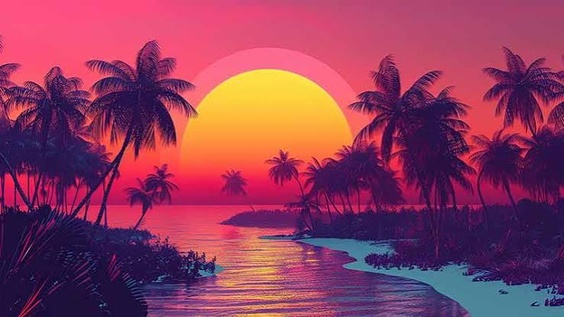
#> input picture images/input.jpg, 564 x 317 px, shrunk from 738 x 414 before the run
$ python ex6_otsu.py
#> lines starting #> are read from the running program, lines starting #| are printed output that depends on the picture; after the words box and inside, x2 and y2 are one past the last pixel; in counts of white or black regions, pixels touching at a corner belong together
### common.py
"""Helper functions shared by every experiment."""

from pathlib import Path

import cv2
import matplotlib.pyplot as plt

ROOT = Path(__file__).resolve().parent
IMAGES = ROOT / "images"
OUTPUTS = ROOT / "outputs"


def load_image(name="input.jpg", gray=False):
#> called with name = 'input.jpg', gray = True
    path = IMAGES / name
    flag = cv2.IMREAD_GRAYSCALE if gray else cv2.IMREAD_COLOR
    img = cv2.imread(str(path), flag)
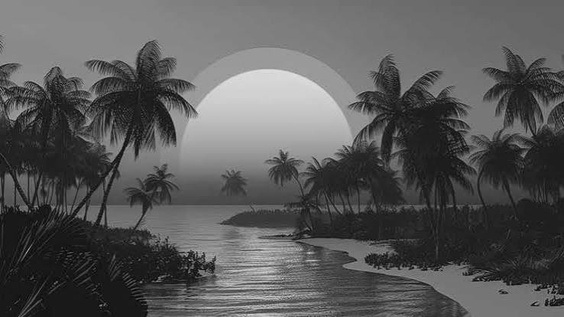
#> img: shape (317, 564); min 3, max 225, mean 89
    if img is None:
        raise FileNotFoundError(f"Put an image at {path} and run again.")
    return img


def save_figure(fig, name):
    OUTPUTS.mkdir(exist_ok=True)
    out = OUTPUTS / name
    fig.savefig(out, dpi=120, bbox_inches="tight")
    print("Saved:", out.relative_to(ROOT))
    plt.show()


# [19 lines left out: function show_grid, not called in this run]

### ex6_otsu.py
# Experiment 6: Otsu thresholding (own implementation)
# Name: Soham   Roll No: 23BIT276D

import cv2
import matplotlib.pyplot as plt
import numpy as np

from common import load_image, save_figure


def otsu_threshold(image):
    """Try every threshold and keep the one with the largest
    between-class variance, using cumulative sums (no inner loop)."""
    hist = np.bincount(image.ravel(), minlength=256).astype(np.float64)
#> hist = 256 values, max 4088 at index 139, min 0 at index 0, mean 698.4
    p = hist / hist.sum()
#> p = 256 values, max 0.0229 at index 139, min 0 at index 0, mean 0.00391
    levels = np.arange(256)

    w0 = np.cumsum(p)                 # weight of class 0 (<= t)
#> w0 = 256 values from 0 to 1
    w1 = 1 - w0                       # weight of class 1 (> t)
#> w1 = 256 values, max 1 at index 0, min 1.11e-16 at index 225, mean 0.348
    mu_cum = np.cumsum(p * levels)
#> mu_cum = 256 values from 0 to 88.98
    mu_total = mu_cum[-1]
#> mu_total = 88.98

    with np.errstate(divide="ignore", invalid="ignore"):
        mu0 = mu_cum / w0
        mu1 = (mu_total - mu_cum) / w1
#> mu1 = 256 values, max 225 at index 224, min 0 at index 225, mean 132.9
        between = w0 * w1 * (mu0 - mu1) ** 2
    between = np.nan_to_num(between)
#> between = 256 values, max 1808.9 at index 88, min 0 at index 0, mean 810.4

    return int(np.argmax(between)), hist, between


image = load_image(gray=True)

t, hist, between = otsu_threshold(image)
#> t = 88
binary = np.where(image > t, 255, 0).astype(np.uint8)
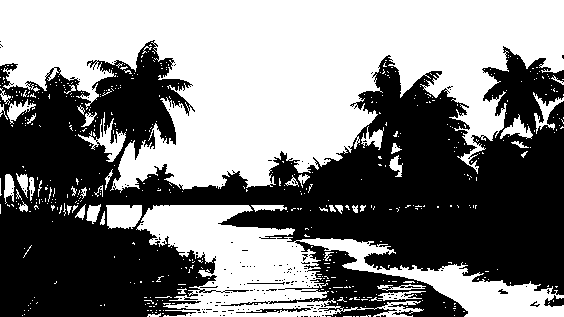
#> binary: shape (317, 564); 50.4% white; 178 black regions (171 under 20 px), largest, box (x1, y1, x2, y2) and area: (0, 40, 564, 317) 87915, (246, 308, 311, 313) 149, (544, 295, 564, 307) 134

t_cv, binary_cv = cv2.threshold(image, 0, 255, cv2.THRESH_BINARY + cv2.THRESH_OTSU)
#> t_cv = 88
print("Our Otsu threshold   :", t)
#| Our Otsu threshold   : 88
print("OpenCV Otsu threshold:", int(t_cv))
#| OpenCV Otsu threshold: 88
print("Foreground pixels: {:.1f}%".format(np.mean(binary == 255) * 100))
#| Foreground pixels: 50.4%

fig, axes = plt.subplots(2, 2, figsize=(11, 8))

axes[0, 0].imshow(image, cmap="gray")
axes[0, 0].set_title("Original")
axes[0, 1].imshow(binary, cmap="gray")
axes[0, 1].set_title(f"Our Otsu (t = {t})")
for ax in axes[0]:
    ax.axis("off")

axes[1, 0].bar(np.arange(256), hist, width=1, color="gray")
axes[1, 0].axvline(t, color="red", linestyle="--", label=f"t = {t}")
axes[1, 0].set_title("Histogram")
axes[1, 0].legend()

axes[1, 1].plot(between, color="teal")
axes[1, 1].axvline(t, color="red", linestyle="--")
axes[1, 1].set_title("Between-class variance vs threshold")
axes[1, 1].set_xlabel("threshold")

fig.tight_layout()
save_figure(fig, "ex6_otsu.png")
#> in save_figure, `fig.savefig(out, dpi=120, bbox_inches="tight")`:
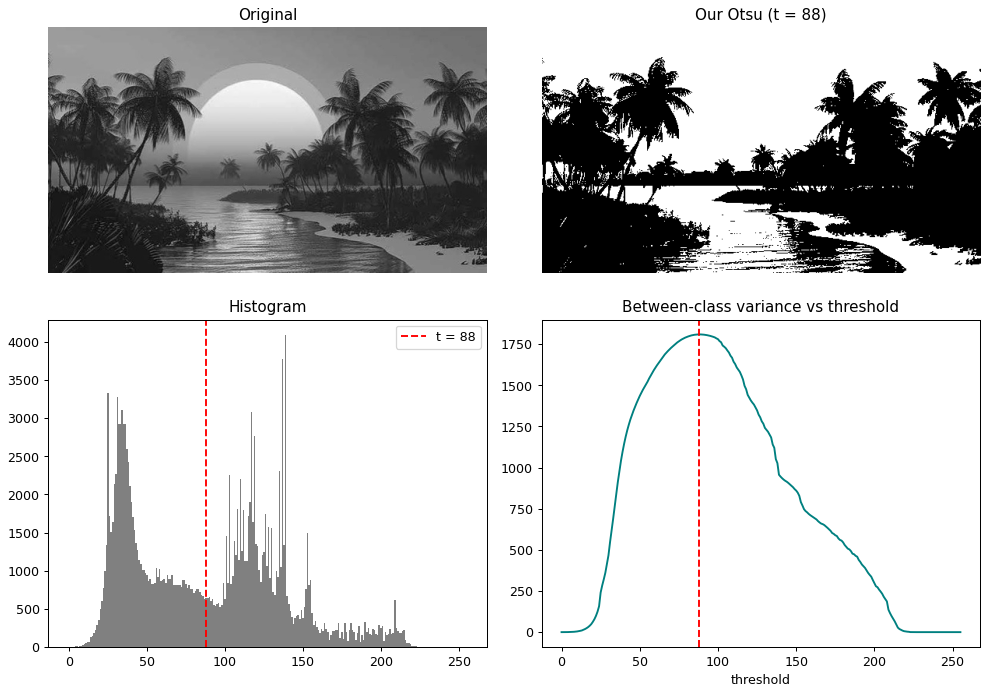
#> figure drawn by matplotlib, 4 panels; panel 3: tallest bar 4088 high, from x = 138.5 to 139.5; panel 4: curve peaks at x = 88, y = 1808.9

$ run again, with outputs/ex1_basics.png saved as images/input.jpg
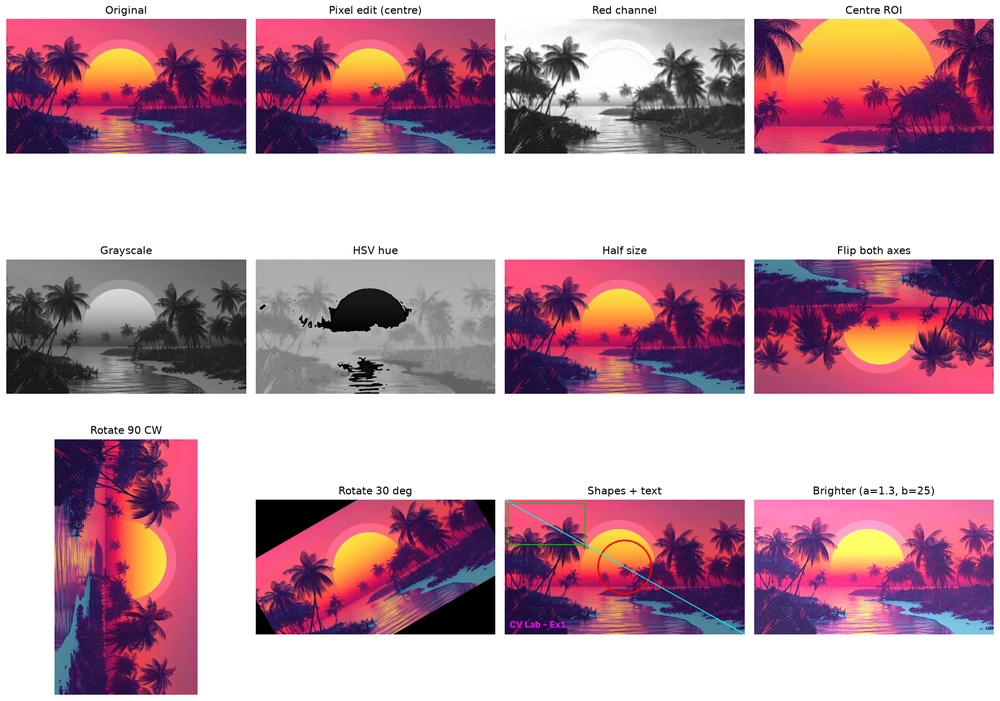
#> input picture outputs/ex1_basics.png, 1000 x 701 px, shrunk from 1908 x 1337 before the run
#> in otsu_threshold, `hist = np.bincount(image.ravel(), minlength=256).astype(np.float64)`: hist = 256 values, max 282493 at index 255, min 117 at index 6, mean 2738.3
#> p = 256 values, max 0.403 at index 255, min 0.000167 at index 6, mean 0.00391
#> w0 = 256 values from 0.00806 to 1
#> w1 = 256 values, max 0.992 at index 0, min 4.44e-16 at index 255, mean 0.656
#> mu_cum = 256 values from 0 to 168
#> mu_total = 168
#> mu0 = 256 values from 0 to 168
#> mu1 = 256 values, max 255 at index 254, min 0 at index 255, mean 221.1
#> in otsu_threshold, `between = w0 * w1 * (mu0 - mu1) ** 2`: between = 256 values, max 6374.5 at index 163, min 1.25e-11 at index 255, mean 4725.7
#> `t, hist, between = otsu_threshold(image)`: t = 163
#> `binary = np.where(image > t, 255, 0).astype(np.uint8)`:
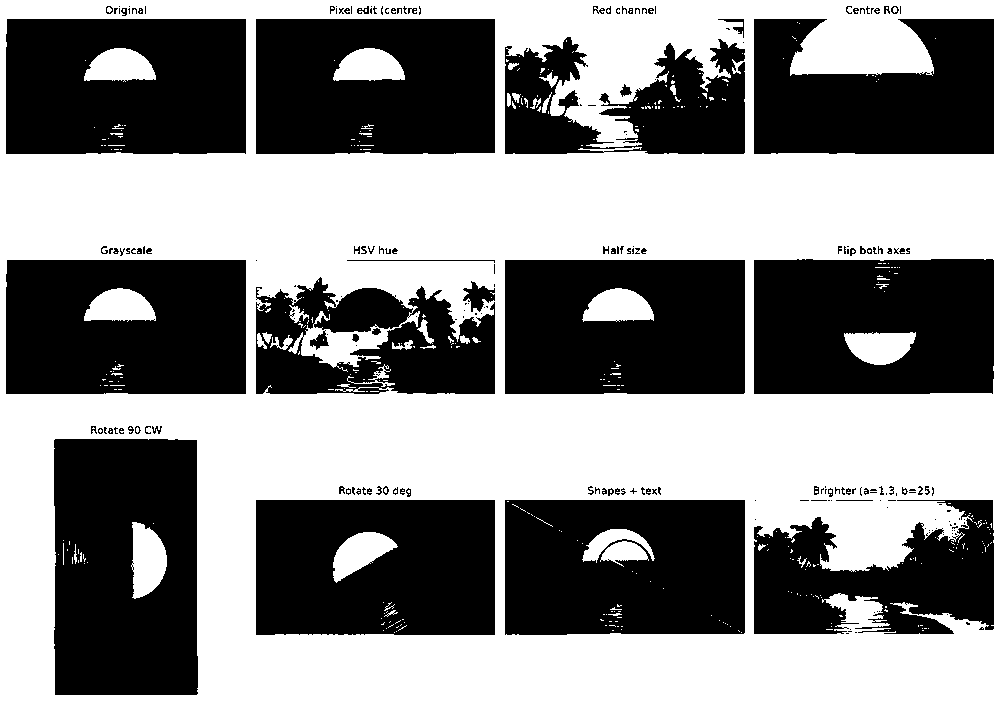
#> binary: shape (701, 1000); 52.6% white; 228 black regions (145 under 20 px), largest, box (x1, y1, x2, y2) and area: (54, 439, 198, 695) 34334, (505, 500, 745, 635) 30445, (6, 19, 246, 154) 30434
#| Our Otsu threshold   : 163
#| OpenCV Otsu threshold: 163
#| Foreground pixels: 52.6%
#> in save_figure, `fig.savefig(out, dpi=120, bbox_inches="tight")`:
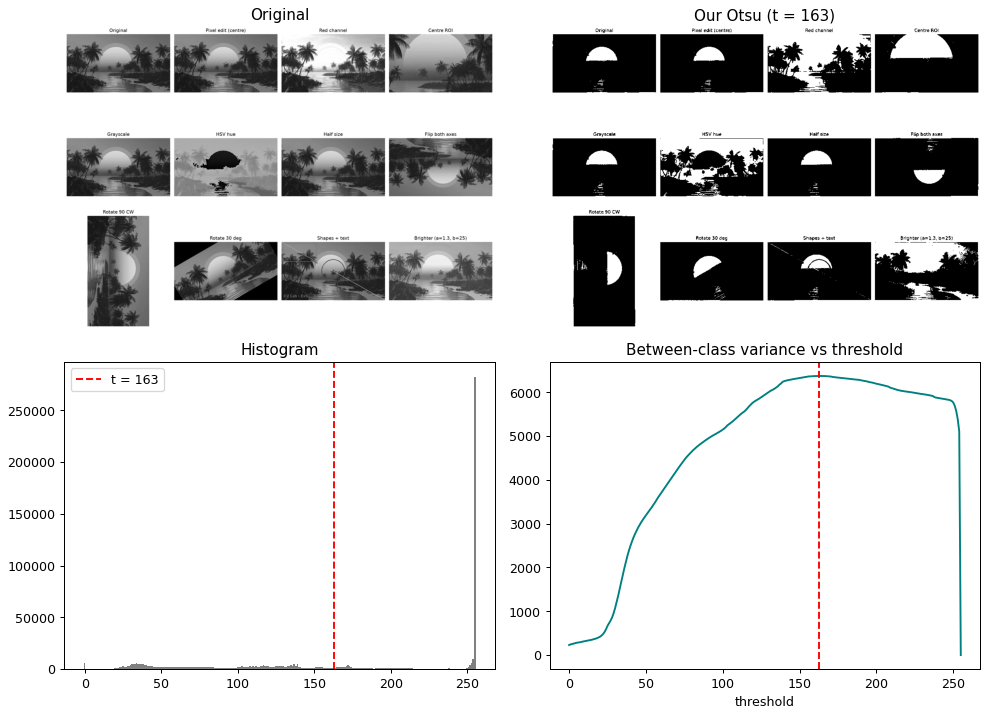
#> figure drawn by matplotlib, 4 panels; panel 3: tallest bar 282493 high, from x = 254.5 to 255.5; panel 4: curve peaks at x = 163, y = 6374.5

$ run again, with outputs/ex2_noise.png saved as images/input.jpg
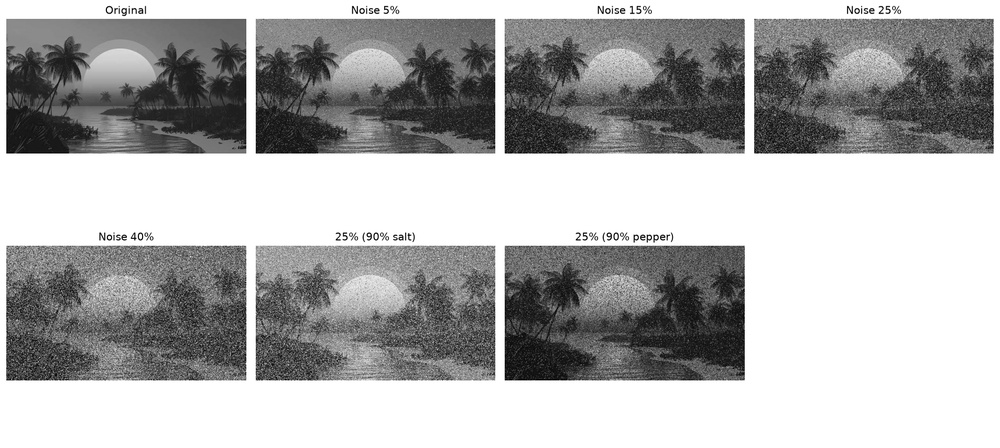
#> input picture outputs/ex2_noise.png, 1000 x 448 px, shrunk from 1908 x 855 before the run
#> in load_image, img is the input picture: shape (448, 1000); min 0, max 255, mean 173.9
#> in otsu_threshold, `hist = np.bincount(image.ravel(), minlength=256).astype(np.float64)`: hist = 256 values, max 204349 at index 255, min 15 at index 3, mean 1750
#> p = 256 values, max 0.456 at index 255, min 3.35e-05 at index 3, mean 0.00391
#> w0 = 256 values from 9.6e-05 to 1
#> w1 = 256 values, max 1 at index 0, min -8.88e-16 at index 255, mean 0.679
#> mu_cum = 256 values from 0 to 173.9
#> mu_total = 173.9
#> mu0 = 256 values from 0 to 173.9
#> mu1 = 256 values, max 255 at index 254, min 0 at index 255, mean 223.1
#> in otsu_threshold, `between = w0 * w1 * (mu0 - mu1) ** 2`: between = 256 values, max 6382.1 at index 170, min -2.69e-11 at index 255, mean 4469.2
#> `t, hist, between = otsu_threshold(image)`: t = 170
#> `binary = np.where(image > t, 255, 0).astype(np.uint8)`:
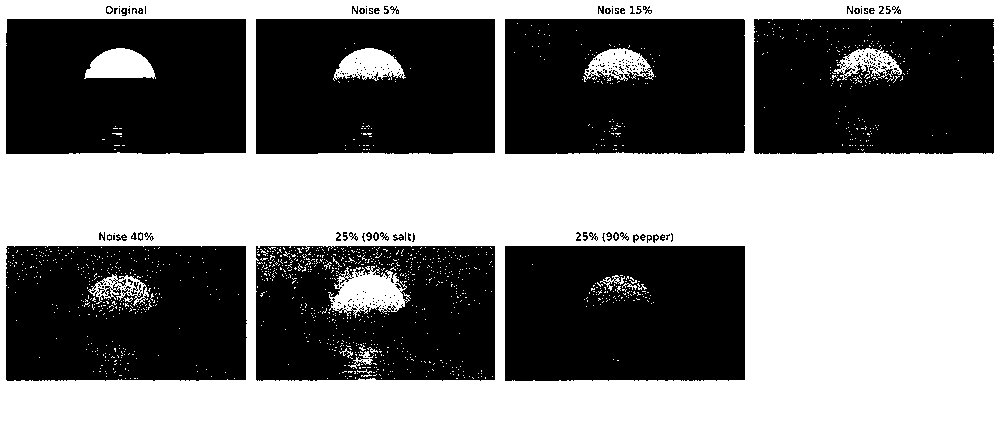
#> binary: shape (448, 1000); 51.9% white; 266 black regions (216 under 20 px), largest, box (x1, y1, x2, y2) and area: (505, 246, 745, 381) 31857, (6, 246, 247, 381) 30847, (754, 19, 994, 154) 30832
#| Our Otsu threshold   : 170
#| OpenCV Otsu threshold: 170
#| Foreground pixels: 51.9%
#> in save_figure, `fig.savefig(out, dpi=120, bbox_inches="tight")`:
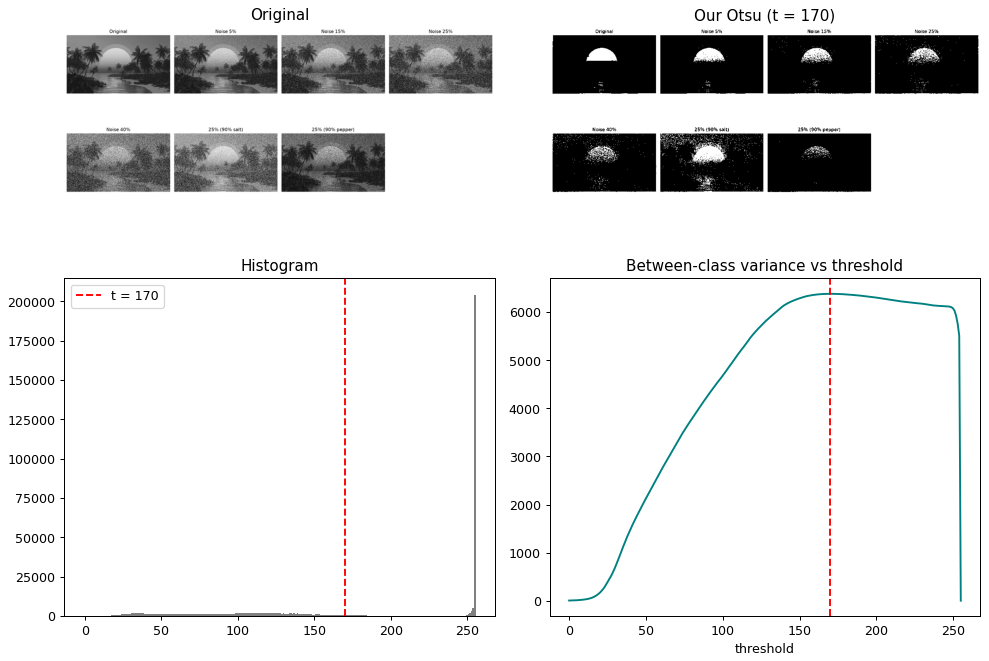
#> figure drawn by matplotlib, 4 panels; panel 3: tallest bar 204349 high, from x = 254.5 to 255.5; panel 4: curve peaks at x = 170, y = 6382.1

$ run again, with outputs/ex3_kernel_sizes.png saved as images/input.jpg
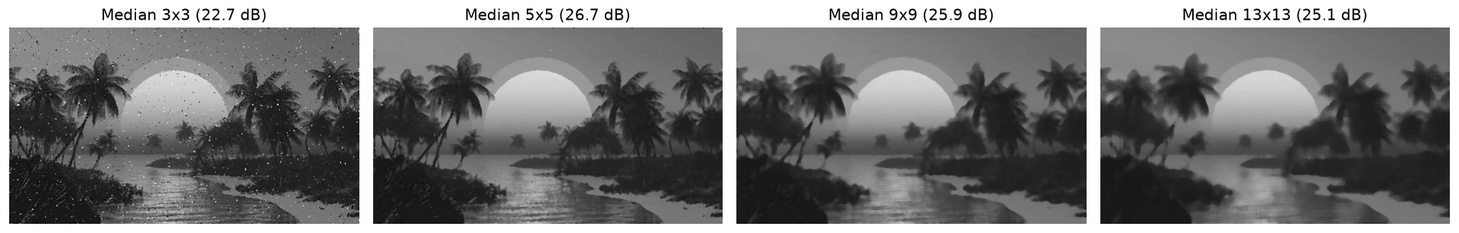
#> input picture outputs/ex3_kernel_sizes.png, 1459 x 233 px, shrunk from 1908 x 305 before the run
#> in load_image, img is the input picture: shape (233, 1459); min 0, max 255, mean 118.6
#> in otsu_threshold, `hist = np.bincount(image.ravel(), minlength=256).astype(np.float64)`: hist = 256 values, max 48315 at index 255, min 14 at index 242, mean 1327.9
#> p = 256 values, max 0.142 at index 255, min 4.12e-05 at index 242, mean 0.00391
#> w0 = 256 values from 0.000477 to 1
#> w1 = 256 values, max 1 at index 0, min 3.33e-16 at index 255, mean 0.463
#> mu_cum = 256 values from 0 to 118.6
#> mu_total = 118.6
#> mu0 = 256 values from 0 to 118.6
#> mu1 = 256 values, max 255 at index 254, min 0 at index 255, mean 197.4
#> in otsu_threshold, `between = w0 * w1 * (mu0 - mu1) ** 2`: between = 256 values, max 4392.9 at index 159, min 4.69e-12 at index 255, mean 3271.5
#> `t, hist, between = otsu_threshold(image)`: t = 159
#> `binary = np.where(image > t, 255, 0).astype(np.uint8)`:
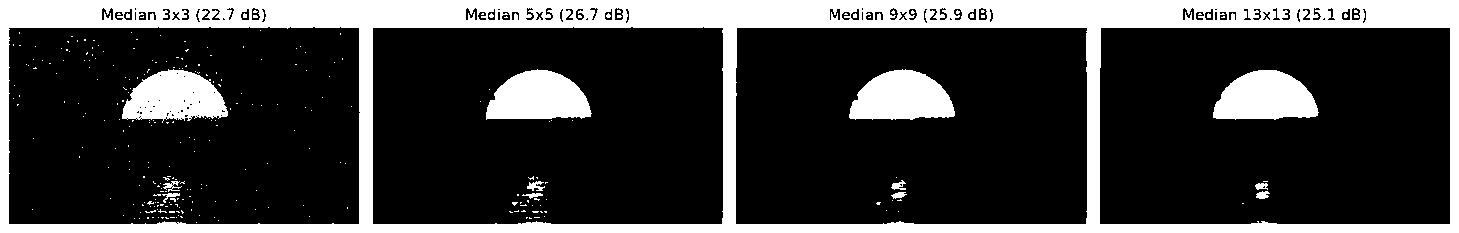
#> binary: shape (233, 1459); 23.6% white; 285 white regions (272 under 20 px), largest, box (x1, y1, x2, y2) and area: (0, 0, 1459, 233) 62769, (849, 69, 955, 120) 3984, (486, 69, 592, 120) 3964
#| Our Otsu threshold   : 159
#| OpenCV Otsu threshold: 159
#| Foreground pixels: 23.6%
#> in save_figure, `fig.savefig(out, dpi=120, bbox_inches="tight")`:
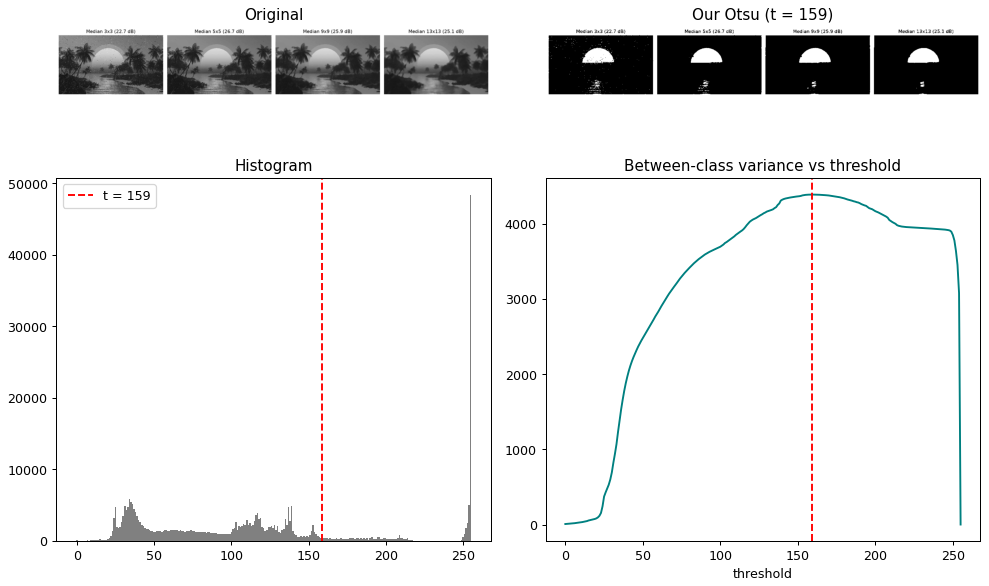
#> figure drawn by matplotlib, 4 panels; panel 3: tallest bar 48315 high, from x = 254.5 to 255.5; panel 4: curve peaks at x = 159, y = 4392.9
